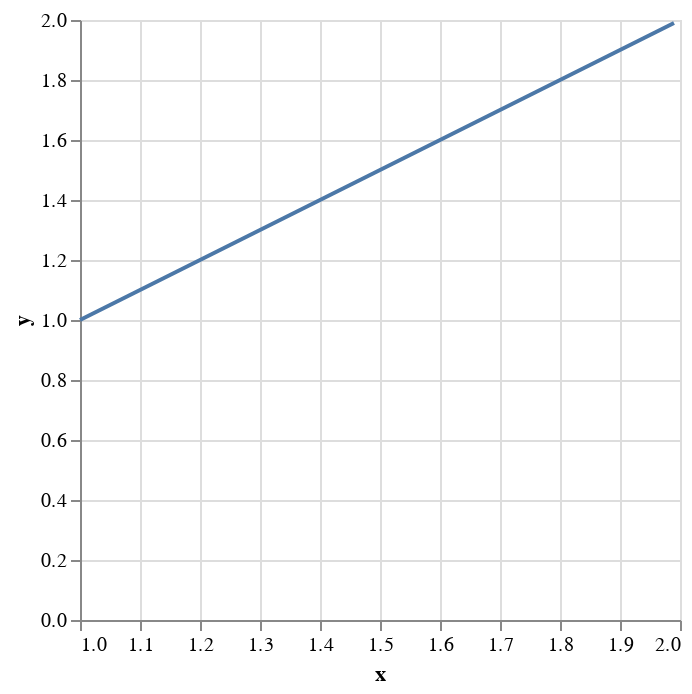

Source (notebook cell):
### Code cell
# coords = [(1,1), (9,3), (2,2)]
def eq(t, b1, b2):
        return (1-t)*b1 + t*b2


alt.Chart(data).mark_line().encode(
    x='x:Q',
    y='y:Q',
    order='t:Q'
).transform_calculate(
    x=eq(alt.datum.t, *bx),
    y=eq(alt.datum.t, *by)
)

### Figure 1 — Vega-Lite specification as saved in the notebook (floating-point values rounded to 4 significant figures)
{"config": {"view": {"continuousWidth": 300, "continuousHeight": 300}}, "data": {"name": "data-2d42f4785c209f7d47830b5d151473e0"}, "mark": {"type": "line"}, "encoding": {"order": {"field": "t", "type": "quantitative"}, "x": {"field": "x", "type": "quantitative"}, "y": {"field": "y", "type": "quantitative"}}, "transform": [{"calculate": "(((1 - datum.t) * 1) + (datum.t * 2))", "as": "x"}, {"calculate": "(((1 - datum.t) * 1) + (datum.t * 2))", "as": "y"}], "$schema": "https://vega.github.io/schema/vega-lite/v5.20.1.json", "datasets": {"data-2d42f4785c209f7d47830b5d151473e0": [{"t": 0.0}, {"t": 0.01}, {"t": 0.02}, {"t": 0.03}, {"t": 0.04}, {"t": 0.05}, {"t": 0.06}, {"t": 0.07}, {"t": 0.08}, {"t": 0.09}, {"t": 0.1}, {"t": 0.11}, {"t": 0.12}, {"t": 0.13}, {"t": 0.14}, {"t": 0.15}, {"t": 0.16}, {"t": 0.17}, {"t": 0.18}, {"t": 0.19}, {"t": 0.2}, {"t": 0.21}, {"t": 0.22}, {"t": 0.23}, {"t": 0.24}, {"t": 0.25}, {"t": 0.26}, {"t": 0.27}, {"t": 0.28}, {"t": 0.29}, {"t": 0.3}, {"t": 0.31}, {"t": 0.32}, {"t": 0.33}, {"t": 0.34}, {"t": 0.35}, {"t": 0.36}, {"t": 0.37}, {"t": 0.38}, {"t": 0.39}, {"t": 0.4}, {"t": 0.41}, {"t": 0.42}, {"t": 0.43}, {"t": 0.44}, {"t": 0.45}, {"t": 0.46}, {"t": 0.47}, {"t": 0.48}, {"t": 0.49}, {"t": 0.5}, {"t": 0.51}, {"t": 0.52}, {"t": 0.53}, {"t": 0.54}, {"t": 0.55}, {"t": 0.56}, {"t": 0.57}, {"t": 0.58}, {"t": 0.59}, {"t": 0.6}, {"t": 0.61}, {"t": 0.62}, {"t": 0.63}, {"t": 0.64}, {"t": 0.65}, {"t": 0.66}, {"t": 0.67}, {"t": 0.68}, {"t": 0.69}, {"t": 0.7}, {"t": 0.71}, {"t": 0.72}, {"t": 0.73}, {"t": 0.74}, {"t": 0.75}, {"t": 0.76}, {"t": 0.77}, {"t": 0.78}, {"t": 0.79}, {"t": 0.8}, {"t": 0.81}, {"t": 0.82}, {"t": 0.83}, {"t": 0.84}, {"t": 0.85}, {"t": 0.86}, {"t": 0.87}, {"t": 0.88}, {"t": 0.89}, {"t": 0.9}, {"t": 0.91}, {"t": 0.92}, {"t": 0.93}, {"t": 0.94}, {"t": 0.95}, {"t": 0.96}, {"t": 0.97}, {"t": 0.98}, {"t": 0.99}]}}
